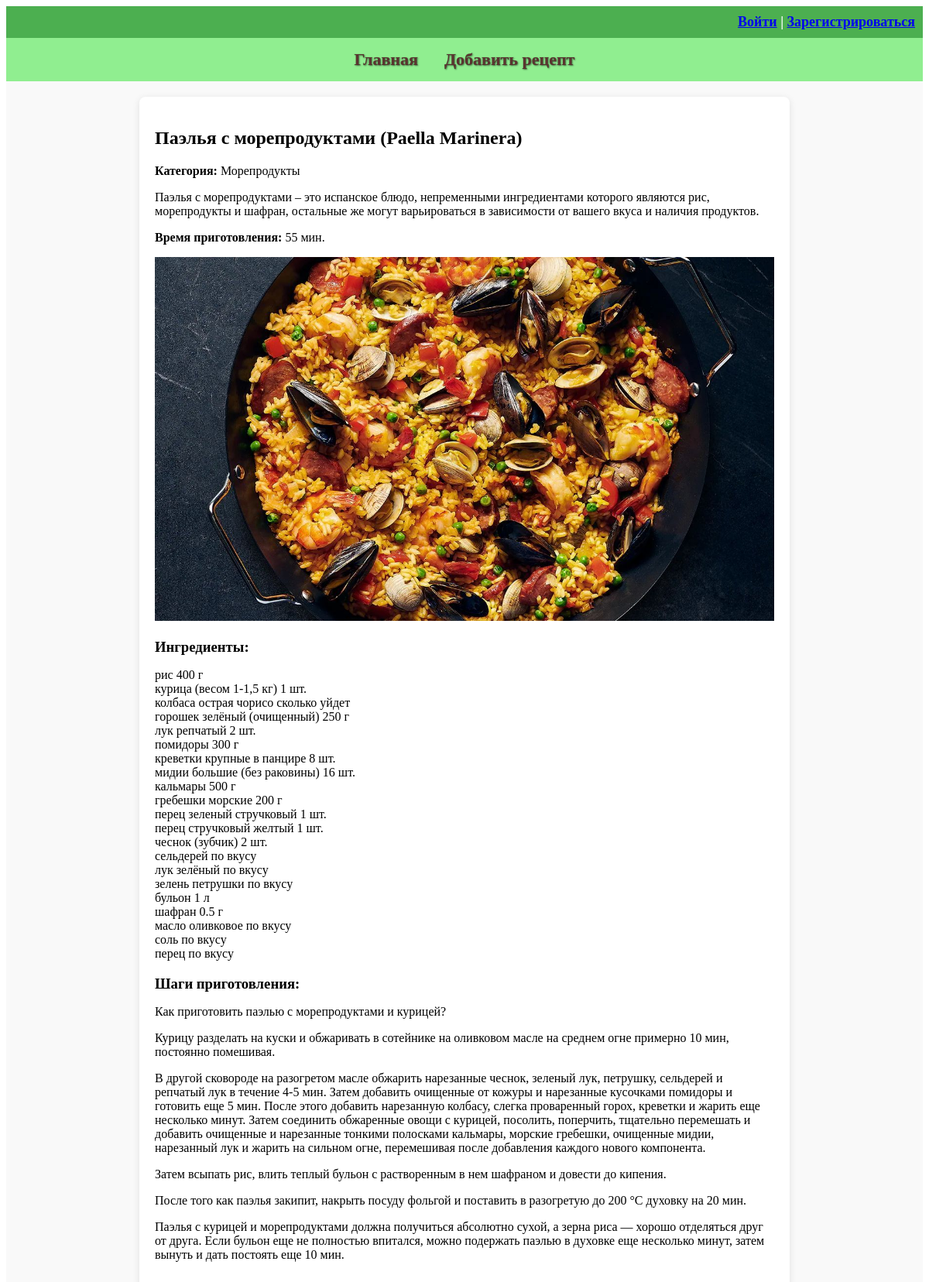
The page /recipe/15/ on the database its author committed.
### recipe_app/models.py (models this page shows, shortened)
class Recipe(models.Model):
    title = models.CharField(max_length=100, verbose_name="Название блюда")
    description = models.TextField(verbose_name="Описание")
    preparation_steps = models.TextField(verbose_name="Шаги приготовления")
    preparation_time = models.PositiveIntegerField(verbose_name="Время приготовления в минутах")
    image = models.ImageField(upload_to='recipes/images/', verbose_name="Добавьте фото")
    author = models.ForeignKey(User, on_delete=models.CASCADE, verbose_name="Автор")
    categories = models.ManyToManyField(Category, through='RecipeCategory', verbose_name="Категория")
    ingredients = models.TextField(blank=True, null=True, verbose_name="Ингредиенты")

class Category(models.Model):
    name = models.CharField(max_length=50)

### recipe_app/views.py (the view)
# urls.py: path('recipe/<int:recipe_id>/', recipe_detail, name='recipe_detail'),
def recipe_detail(request, recipe_id):
    recipe = get_object_or_404(Recipe, id=recipe_id)
    return render(request, 'recipes/recipe_detail.html', {'recipe': recipe})

### recipe_app/templates/recipes/recipe_detail.html (shortened to what this page needs)
{% extends 'base.html' %}
{% block content %}
<h2>{{ recipe.title }}</h2>
<p><strong>Категория:</strong>
    {% for category in recipe.categories.all %}
    {{ category.name }}{% if not forloop.last %}, {% endif %}
    {% endfor %}
</p>
<p>{{ recipe.description }}</p>
<p><strong>Время приготовления:</strong> {{ recipe.preparation_time }} мин.</p>
<img src="{{ recipe.image.url }}" alt="{{ recipe.title }}">
{% if recipe.ingredients %}
<h3>Ингредиенты:</h3>
<p>{{ recipe.ingredients|linebreaks }}</p>
{% endif %}
<h3>Шаги приготовления:</h3>
<p>{{ recipe.preparation_steps|linebreaks }}</p>
{% endblock %}

### recipe_app/static/styles.css (style rules this page uses)
h3 { margin-bottom: 10px; }
img { max-width: 100%; height: auto; }

### rows shown on the page
Recipe: title "Паэлья с морепродуктами (Paella Marinera)", description "Паэлья с морепродуктами – это испанское блюдо, непременными ингредиентами которого являются рис, морепродукты и шафран, остальные же могут варьироваться в зависимости от вашего вкуса и наличия продуктов.", preparation_time "55", image (picture), ingredients "рис 400 г курица (весом 1-1,5 кг) 1 шт. колбаса острая чорисо сколько уйдет горошек зелёный (очищенный) 250 г лук репчатый 2 шт. помидоры 300 г креветки крупные в панцире 8 шт. мидии большие (без раковины) 16 шт. кальмары 500 г гребешки морские 200 г перец зеленый стручковый 1 шт. перец стручковый желтый 1 шт. чеснок (зубчик) 2 шт. сельдерей по вкусу лук зелёный по вкусу зелень петрушки по вкусу бульон 1 л шафран 0.5 г масло оливковое по вкусу соль по вкусу перец по вкусу", preparation_steps "Как приготовить паэлью с морепродуктами и курицей? Курицу разделать на куски и обжаривать в сотейнике на оливковом масле на среднем огне примерно 10 мин, постоянно помешивая. В другой сковороде на разогретом масле обжарить нарезанные чеснок, зеленый лук, петрушку, сельдерей и репчатый лук в течение 4-5 мин. Затем добавить очищенные от кожуры и нарезанные кусочками помидоры и готовить еще 5 мин. После этого добавить нарезанную колбасу, слегка проваренный горох, креветки и жарить еще несколько минут. Затем соединить обжаренные овощи с курицей, посолить, поперчить, тщательно перемешать и добавить очищенные и нарезанные тонкими полосками кальмары, морские гребешки, очищенные мидии, нарезанный…"
Category: name "Морепродукты"
